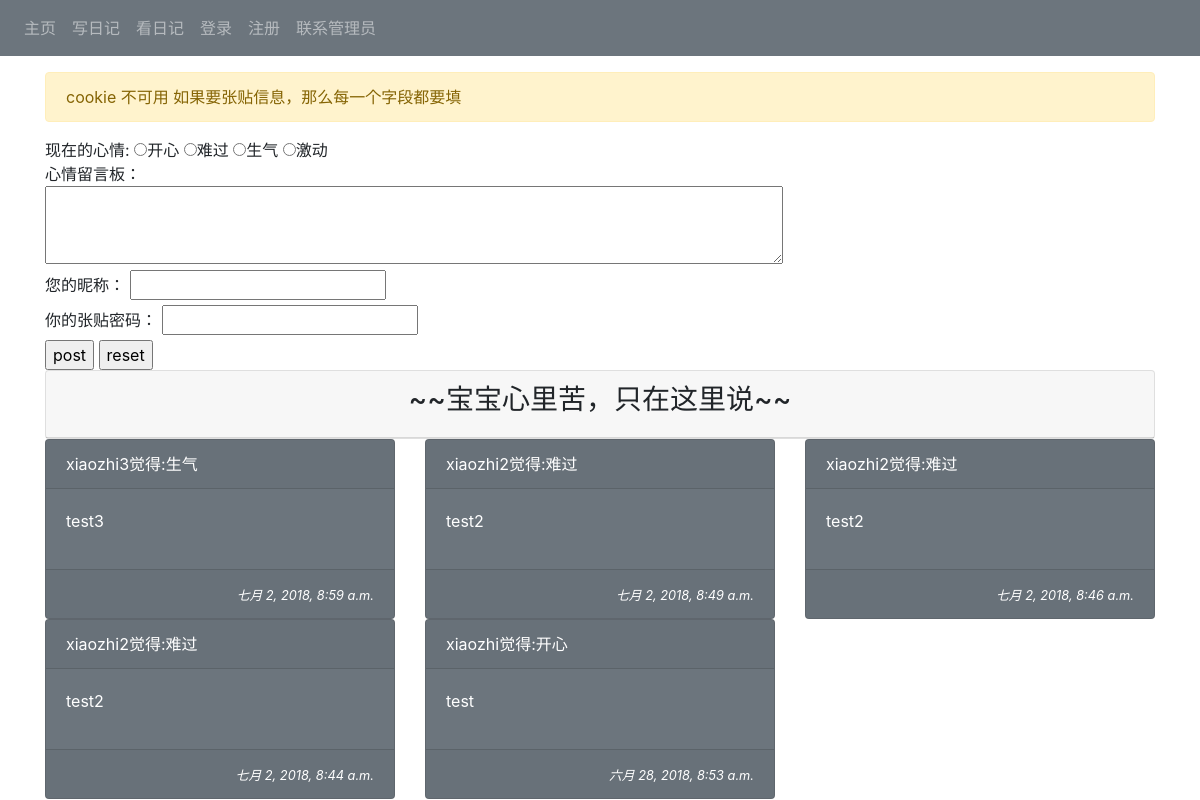
Page /post/ on the committed database.
### mysite/models.py (models this page shows, shortened)
class Mood(models.Model):
    status = models.CharField(max_length=10, null=False)
    def __unicode__(self):
        return self.status

class Post(models.Model):
    mood = models.ForeignKey('Mood', on_delete=models.CASCADE)
    nickname = models.CharField(max_length=10, default='someone')
    message = models.TextField(null=False)
    pub_time = models.DateTimeField(auto_now=True)
    del_pass = models.CharField(max_length=10)
    enabled = models.BooleanField(default=False)

### mysite/views.py (the view)
# urls.py: url(r'^post/$', post),
def post(request):
    if 'username' in request.COOKIES:
        username = request.COOKIES['username']
    template = get_template('post.html')
    posts = models.Post.objects.all().order_by('-pub_time')[:30]
    moods = models.Mood.objects.all()
    message = ''
    if request.session.test_cookie_worked():
        request.session.delete_test_cookie()
        message= 'cookie 可用!\n'
    else:
        message = 'cookie 不可用\n'
    try:
        user_id = request.GET['user_id']
        user_pass = request.GET['user_pass']
        user_post = request.GET['user_post']
        user_mood = request.GET['user_mood']
    except:
        user_id = None
        message = message + '如果要张贴信息，那么每一个字段都要填'
    if user_id !=None:
        mood = models.Mood.objects.get(status=user_mood)
        post = models.Post.objects.create(mood=mood, nickname=user_id, del_pass=user_pass, message=user_post)
        post.save()
        message = message + '请记得您的编辑密码'
    html = template.render(locals())
    return HttpResponse(html)

### templates/post.html (shortened to what this page needs)
{% extends 'base.html' %}
{% block content %}
    <p>
        {% if message %}
            <div class='alert alert-warning'>{{message}}</div>
        {% endif %}
    </p>
    <form name='postForm' action='/' method='GET'>
    现在的心情:
    {% for mood in moods %}
        <input type='radio' name='user_mood' value='{{mood.status}}'>{{mood.status}}
    {% endfor %}
    <br/>
    心情留言板：
    <br/>
    <textarea name='user_post' rows=3 cols=70></textarea>
    <br>
    <label for='user_id'>您的昵称：</label>
    <input id='user_id' type='text' name='user_id'>
    <br>
    <label for='user_pass'>你的张贴密码：</label>
    <input id='user_pass' type='password' name='user_pass'><br>
    <input type='submit' value='post'>
    <input type='reset' value='reset'>
    </form>
    <div class='row'>
        <div class='col-sm-12'>
            <div class='card'>
                <div class='card-header' align='center'>
                    <h3>~~宝宝心里苦，只在这里说~~</h3>
                </div>
            </div>
        </div>
    </div>
    {% for post in posts %}
        {% cycle "<div class='row'> <div class='col-sm-4'>" "<div class='col-sm-4'>" "<div class='col-sm-4'>" %}
            <div class="card bg-secondary text-white">
                <div class="card-header">
                    {{ post.nickname }}觉得:{{post.mood}}
                </div>
                <div class="card-body">
                    {{ post.message | linebreaks}}
                </div>
                <div class="card-footer" align='right'>
                        <i><small>{{post.pub_time}}</small></i>
                </div>
            </div>
            </div>
        {% cycle "" "" "</div>" %}
    {% endfor %}
{% endblock %}

### templates/base.html (shortened to what this page needs)
<!DOCTYPE html>
<html>
{% load staticfiles %}
<head>
    <link rel="stylesheet" href="https://cdn.bootcss.com/bootstrap/4.1.0/css/bootstrap.min.css">
</head>
<body>
    <div class="header">
        {% block navbar %}
        <nav class='navbar navbar-expand-sm bg-secondary navbar-dark'>
            <ul class='navbar-nav'>
                <li class='nav-item'><a class='nav-link' href='/post'>主页</a></li>
                <li class='nav-item'><a class='nav-link' href='/add'>写日记</a></li>
                <li class='nav-item'><a class='nav-link' href='/list'>看日记</a></li>
                {% if username %}
                <li class='nav-item'><a class='nav-link' href='/logout'>注销</a></li>
                {% else %}
                <li class='nav-item'><a class='nav-link' href='/login'>登录</a></li>
                <li class='nav-item'><a class='nav-link' href='/register'>注册</a></li>
                {% endif %}
                <li class='nav-item'><a class='nav-link' href='/contact'>联系管理员</a></li>
            </ul>
        </nav>
        {% endblock %}
    </div>
    <div class="container">
        {% block content %}{% endblock %}
    </div>
</body>
</html>

### rows in the picture
Mood: status "开心"
Mood: status "难过"
Mood: status "生气"
Mood: status "激动"
Post: nickname "xiaozhi3", mood "生气", message "test3", pub_time "七月 2, 2018, 8:59 a.m."
Post: nickname "xiaozhi2", mood "难过", message "test2", pub_time "七月 2, 2018, 8:49 a.m."
Post: nickname "xiaozhi2", mood "难过", message "test2", pub_time "七月 2, 2018, 8:46 a.m."
Post: nickname "xiaozhi2", mood "难过", message "test2", pub_time "七月 2, 2018, 8:44 a.m."
Post: nickname "xiaozhi", mood "开心", message "test", pub_time "六月 28, 2018, 8:53 a.m."

### other values in the picture
{{ message }} "cookie 不可用 如果要张贴信息，那么每一个字段都要填"
